Frame 1 (no input): blank canvas, image omitted
Frame 60 (no input): blank canvas, image omitted
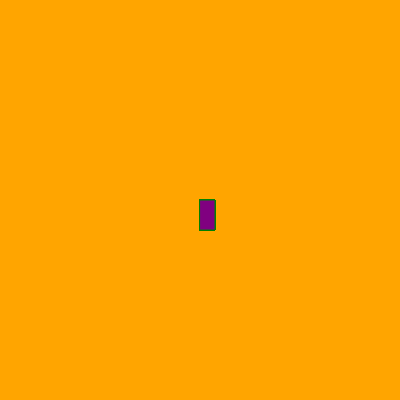
Frame 120 (the mouse pressed at the canvas centre since frame 60)

The p5.js sketch whose frames 1 and 60 were blank and that drew this single picture after the mouse press (run headless with seeded random() and noise() and a simulated clock; from frame 60 on, the mouse is pressed at the canvas centre):

// p5.js sketch
// ── sketch.js
function setup() {
  createCanvas(400, 400); 
  background("orange")
}

function draw() {
  stroke("green");
  fill("purple");
  
  
  if (mouseIsPressed) {
    rect(mouseX, mouseY, 15, 30); 
  }
}
